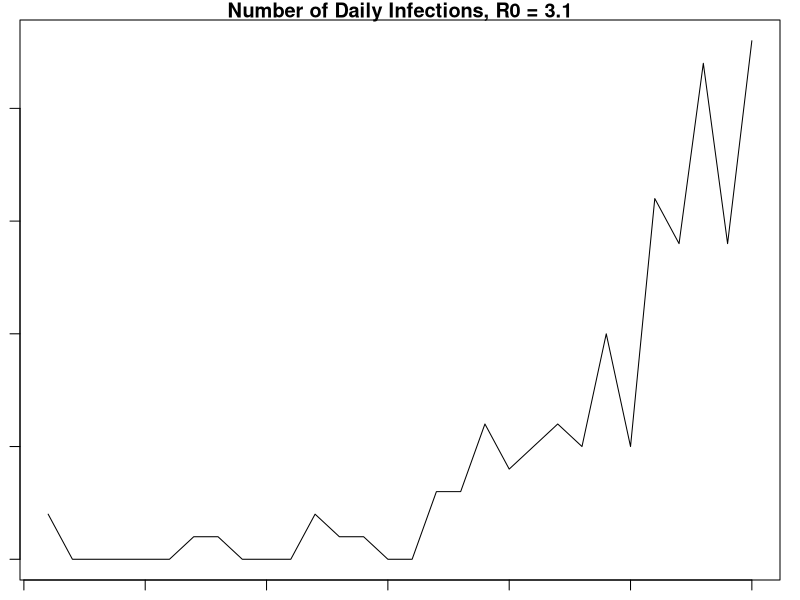
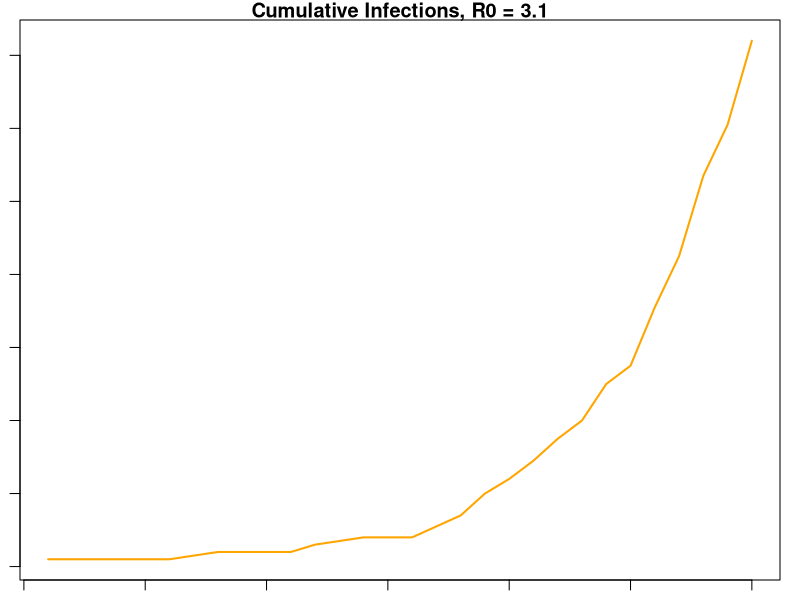
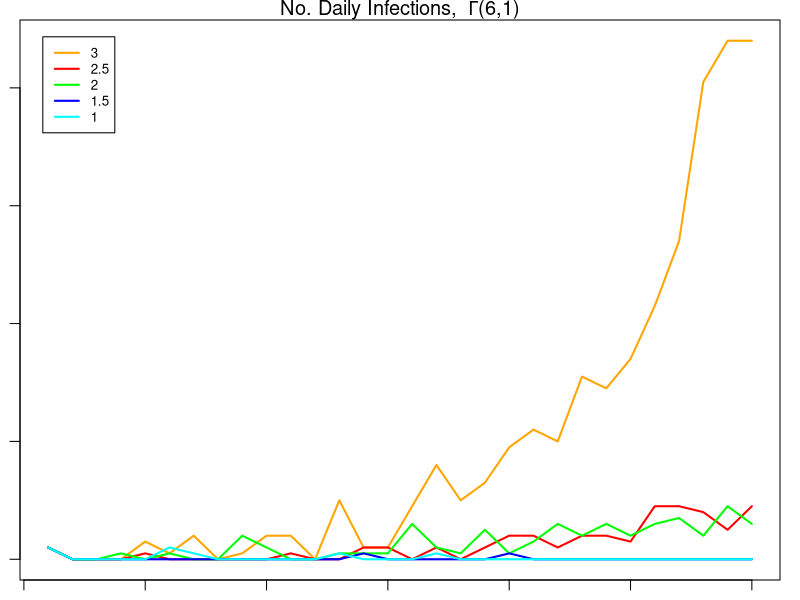

These charts were generated, in order, by the following R code: (Note: this script raises an error after producing the figures.)
#Simulate Branching Process
par(mar=c(1,1,1,1))

#Parameters
num_days = 30 #100
r0 = 3.1
shape_gamma = 6
scale_gamma = 1


#Function
simulate_branching = function(num_days, r0, shape_gamma, scale_gamma) {
  #Set up
  vec_infecteds = vector('numeric', num_days)
  vec_infecteds[1] = 2
  
  #Infectiousness (Discrete gamma) - I.e 'Infectiousness Pressure' - Sum of all people
  #Explanation: Gamma is a continuous function so integrate over the density at that point in time (today - previous day)
  prob_infect = pgamma(c(1:num_days), shape = shape_gamma, scale = scale_gamma) - pgamma(c(0:(num_days-1)), shape = shape_gamma, scale = scale_gamma)
  
  #Days of Infection Spreading
  for (t in 2:num_days) {
    
    #Total rate
    tot_rate = r0*sum(vec_infecteds[1:(t-1)]*rev(prob_infect[1:(t-1)])) #Product of infecteds & their probablilty of infection along the gamma dist at that point in time
    vec_infecteds[t] = rpois(1, tot_rate) #Assuming number of cases each day follows a poisson distribution. Causes jumps in data 
  }
  
  vec_infecteds
}

#Implement
start_time = Sys.time()
x2 = simulate_branching(num_days, r0, shape_gamma, scale_gamma)
end_time = Sys.time()
time_elap = end_time - start_time
#print(time_elap)
x2

#Plots
plot.ts(x2, ylab = "N Daily infections", main = 'Number of Daily Infections, R0 = 3.1')

#Cumulative data
cum_data <- cumsum(x2)
plot.ts(cum_data, ylab = "Cumulative infections", main = 'Cumulative Infections, R0 = 3.1',
        col = 'orange', lwd = 2)


#*********************************************************************
#Plots
#Plot range of R0

plot_range_r0 = function(list_r0, num_days, shape_gamma, scale_gamma, colorsX){
  #Plot
  for (i in seq_along(list_r0)) {
    r0X = list_r0[i]
    print(r0X)
    num_daily = simulate_branching(num_days, r0X, shape_gamma, scale_gamma)
    #Plot first val
    if (i == 1) {
      plot.ts(num_daily, lwd = 2, xlab = 'Time', ylab = "N Daily infections",
              main = expression(paste('No. Daily Infections, ' ~ Gamma, "(6,1)")),
              col = colorsX[i])
    } else {
      lines(num_daily, lwd = 2, col = colorsX[i])
    }
    
  }
  legend("topleft", inset=.03, legend = list_r0,
         col= colorsX, lwd = c(2,2,2,2,2), cex=0.8)
  }

#Apply
num_days = 30
list_r0 = rev(c(1.0, 1.5, 2.0, 2.5, 3.0))
colorsX = c('orange', 'red', 'green', 'blue', 'cyan')
plot_range_r0(list_r0, num_days, shape_gamma, scale_gamma, colorsX)

#*********************************
#Plot range of gamma distributions

#Plot range of R0
plot_range_r0 = function(r0X, num_days, list_gamma_params, shape_gamma, scale_gamma, colorsX){
  #Plot
  for (i in seq_along(list_gamma_params)) {
    #Extract params
    shape_scale = list_gamma_params[i]
    shape_gamma = shape_scale[[1]]
    scale_gamma = shape_scale[[2]]
    print(shape_gamma)
    print(scale_gamma)
    
    num_daily = simulate_branching(num_days, r0X, shape_gamma, scale_gamma)
    
    #Plot first val
    if (i == 1) {
      plot.ts(num_daily, lwd = 2, xlab = 'Time', ylab = "N Daily infections",
              main = expression(paste('No. Daily Infections, R0 = ', r0X)),
              col = colorsX[i])
    } else {
      lines(num_daily, lwd = 2, col = colorsX[i])
    }
    
  }
  #legend("topleft", inset=.03,
         #legend = sapply(1:3, function(x) as.expression(substitute(alpha == B,
                                                                   #list(B = as.name(x))))),
         #lty = 1:3)
  
}

#Apply
num_days = 30
list_r0 = rev(c(1.0, 1.5, 2.0, 2.5, 3.0))
colorsX = c('orange', 'red', 'green', 'blue', 'cyan')
plot_range_r0(list_r0, num_days, shape_gamma, scale_gamma, colorsX)

#*************************************
#Plot variation of r0 on multiple plots
plot_variations = function(list_r0, list_scale_shape, num_days){
  #Plot
  par(mfrow=c(3,5))
  for (shape_scale in list_scale_shape){
    shape_gamma = shape_scale[[1]]
    scale_gamma = shape_scale[[2]]
    for (r0 in list_r0){
      num_daily = simulate_branching(num_days, r0, shape_gamma, scale_gamma)
      plot.ts(num_daily,lwd = 2, ylab = "N Daily infections", col = 'purple')
    }
  }
}

#*********
#Params + Apply
num_days = 30
list_r0 = c(0.5, 1, 2, 4, 8)
#list_shape_scale = list(list(9,0.5) , list(7.5,1.0), list(6,1))
list_shape_scale = list(list(2,2), list(3,2), list(1.5, 2))
plot_variations(list_r0,  list_shape_scale, num_days)

#**********
#Inspect gamma density
seq1 = seq(0.0, 9.5, by = 0.01)
gammaX = dgamma(seq1, shape = shape_gamma, scale = scale_gamma)
plot(seq1, gammaX, type =  'l', xlab = "Time", ylab = '', 
     main = expression(paste('Time-varying infectiousness of each individual,' ~ Gamma, "(6,1)")),
     col = 'orange', lwd = 2.5)
legend()


